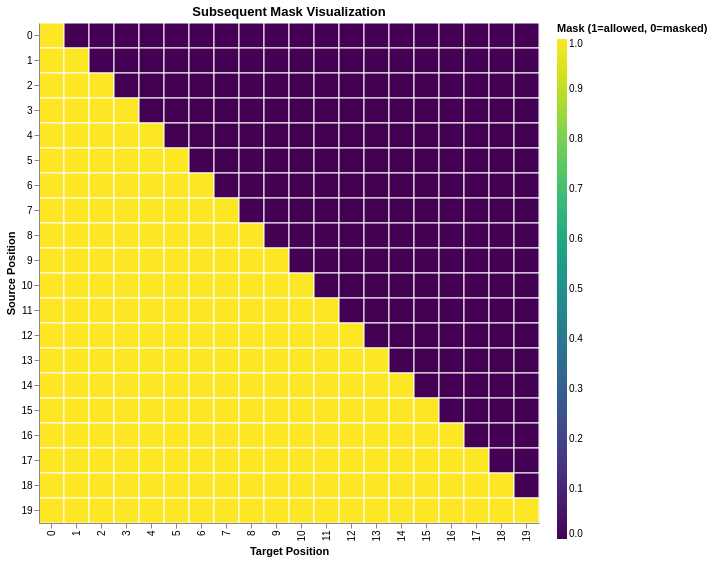

This figure's notebook cell:
### Markdown cell above
We can visualize the mask as follows,

### Code cell
def example_mask():
    mask = subsequent_mask(20)[0]  # (20,20) boolean tensor
    rows = [
        {"Subsequent Mask": int(mask[x, y].item()), "Window": y, "Masking": x}
        for y in range(20)
        for x in range(20)
    ]
    LS_data = pd.DataFrame(rows)

    # set gradientLength to match the chart height so the colorbar is the same length
    return (
        alt.Chart(LS_data)
        .mark_rect(stroke='white', strokeWidth=1)  # draw white grid lines between tiles
        .properties(width=500, height=500, title="Subsequent Mask Visualization")
        .encode(
            x=alt.X("Window:O", title="Target Position"),
            y=alt.Y("Masking:O", title="Source Position"),
            color=alt.Color(
                "Subsequent Mask:Q",
                scale=alt.Scale(scheme="viridis", domain=[0, 1]),
                legend=alt.Legend(
                    title="Mask (1=allowed, 0=masked)",
                    orient="right",
                    gradientLength=500,  # match chart height
                    gradientThickness=10,
                ),
            ),
        )
        .interactive()
    )

show_example(example_mask)

### Figure 1 — Vega-Lite specification as saved in the notebook (floating-point values rounded to 4 significant figures; data arrays with more than 128 entries replaced by an {"elided": "..."} marker saying what was removed)
{"config": {"view": {"continuousWidth": 300, "continuousHeight": 300}}, "data": {"name": "data-1352cc6ad0f26ad616d634b3e1fef119"}, "mark": {"type": "rect", "stroke": "white", "strokeWidth": 1}, "encoding": {"color": {"field": "Subsequent Mask", "legend": {"gradientLength": 500, "gradientThickness": 10, "orient": "right", "title": "Mask (1=allowed, 0=masked)"}, "scale": {"domain": [0, 1], "scheme": "viridis"}, "type": "quantitative"}, "x": {"field": "Window", "title": "Target Position", "type": "ordinal"}, "y": {"field": "Masking", "title": "Source Position", "type": "ordinal"}}, "height": 500, "params": [{"name": "param_13", "select": {"type": "interval", "encodings": ["x", "y"]}, "bind": "scales"}], "title": "Subsequent Mask Visualization", "width": 500, "$schema": "https://vega.github.io/schema/vega-lite/v5.15.1.json", "datasets": {"data-1352cc6ad0f26ad616d634b3e1fef119": {"elided": "400 records"}}}
